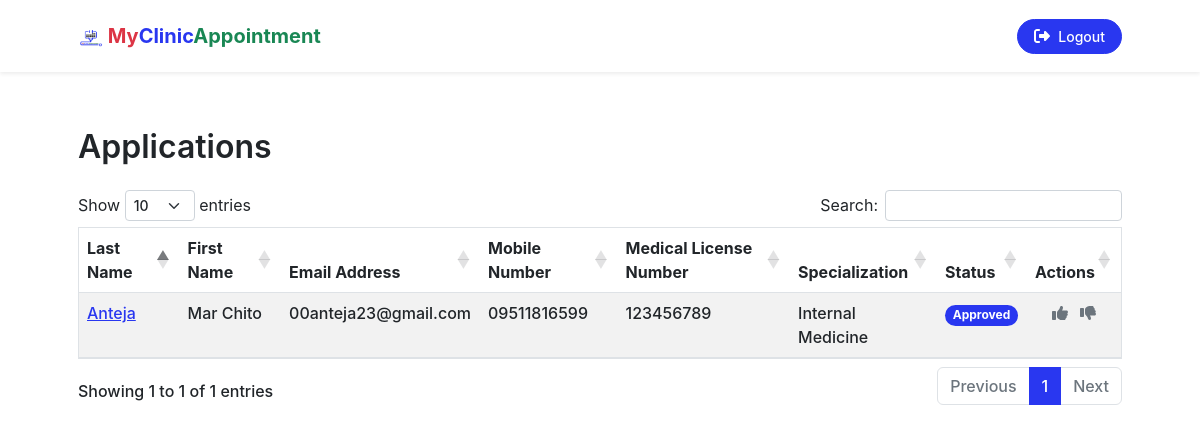
Page /applications.php (signed in) on the committed database.
### tables this page shows
CREATE TABLE `tbl_myclinicappointment_applications` (
  `id` int(11) NOT NULL,
  `first_name` varchar(255) NOT NULL,
  `last_name` varchar(255) NOT NULL,
  `email_address` varchar(255) NOT NULL,
  `mobile_number` varchar(255) NOT NULL,
  `medical_license_number` varchar(255) NOT NULL,
  `specialization` varchar(255) NOT NULL,
  `description` longtext NOT NULL,
  `status` varchar(255) NOT NULL
);

### applications.php (called while the page is built, shortened)
<?php
require_once "./application/controllers/controller.php";
require_once "./application/views/pages/applications_view.php";

### application/controllers/controller.php (called while the page is built, shortened)
<?php
if ($_SERVER['REQUEST_METHOD'] == 'POST') {
    require_once "../models/model.php";
} else {
    require_once "./application/models/model.php";
}
class controller
{
    function __construct()
    {
        $this->model = new model();
    }
    function get_applications_data()
    {
        $applications = $this->model->mod_get_application_data();
        return $applications;
    }
}
$controller = new controller();

### application/models/model.php (called while the page is built, shortened)
<?php
class model
{
    function __construct()
    {
        $servername = "localhost";
        $username = "root";
        $password = "";
        $database = "all_system_database";
        $mysqli = new mysqli($servername, $username, $password, $database);
        $this->mysqli = $mysqli;
    }
    function mod_get_application_data()
    {
        $query = "SELECT * FROM `tbl_myclinicappointment_applications`";
        $query_result = $this->mysqli->query($query);
        if ($query_result) {
            $results = array();
            while ($row = $query_result->fetch_assoc()) {
                $results[] = (object) $row;
            }
            return $results;
        } else {
            return null;
        }
    }
}

### application/views/pages/applications_view.php (the view, shortened to what this page needs)
<?php
include_once "./application/views/templates/header.php";
?>
<section id="our_team" class="mt-5">
    <div class="container px-5">
        <h2 class="mb-4">Applications</h2>
        <table id="applications_table" class="table table-striped w-100 border">
            <thead>
                <tr>
                    <th>Last Name</th>
                    <th>First Name</th>
                    <th>Email Address</th>
                    <th>Mobile Number</th>
                    <th>Medical License Number</th>
                    <th>Specialization</th>
                    <th>Status</th>
                    <th class="text-center">Actions</th>
                </tr>
            </thead>
            <tbody>
                <?php $applications = $controller->get_applications_data() ?>
                <?php if ($applications) : ?>
                    <?php foreach ($applications as $application) : ?>
                        <?php
                        $status = $application->status;
                        $badge_color = null;
                        switch ($status) {
                            case "Approved":
                                $badge_color = "primary";
                                break;
                        }
                        ?>
                        <tr>
                            <td class="last_name"><a title="View Details" href="javascript:void(0)" class="view_application_details" data-bs-toggle="modal" data-bs-target="#application_details"><?= $application->last_name ?></a></td>
                            <td class="first_name"><?= $application->first_name ?></td>
                            <td class="email_address"><?= $application->email_address ?></td>
                            <td class="mobile_number"><?= $application->mobile_number ?></td>
                            <td class="medical_license_number"><?= $application->medical_license_number ?></td>
                            <td class="specialization"><?= $application->specialization ?></td>
                            <td class="status">
                                <span class="badge rounded-pill bg-<?= $badge_color ?>"><?= $status ?></span>
                            </td>
                            <td class="text-center">
                                <div class="approve_reject_btn">
                                    <i title="Approve Application" application_specialization="<?= $application->specialization ?>" application_mobile_number="<?= $application->mobile_number ?>" application_email="<?= $application->email_address ?>" application_first_name="<?= $application->first_name ?>" application_last_name="<?= $application->last_name ?>" application_id="<?= $application->id ?>" data-bs-toggle="<?= $status == 'Pending' ? "modal" : null ?>" data-bs-target="#doctor_temp_useraccount" class="<?= $status == 'Pending' ? 'btn_approve' : null ?> fas fa-thumbs-up text-<?= $status == 'Pending' ? 'primary' : 'muted' ?> me-2" role="<?= $status == 'Pending' ? 'button' : 'none' ?>"></i>
                                    <i title="Reject Application" application_id="<?= $application->id ?>" class="<?= $status == 'Pending' ? 'btn_reject' : null ?> fas fa-thumbs-down text-<?= $status == 'Pending' ? 'danger' : 'muted' ?>" role="<?= $status == 'Pending' ? 'button' : 'none' ?>"></i>
                                </div>
                            </td>
                        </tr>
                    <?php endforeach ?>
                <?php endif ?>
            </tbody>
        </table>
    </div>
</section>
<?php include_once "./application/views/templates/footer.php"; ?>

### rows in the picture
tbl_myclinicappointment_applications: last_name "Anteja", first_name "Mar Chito", email_address "00anteja23@gmail.com", mobile_number "09511816599", medical_license_number "123456789", specialization "Internal Medicine", status "Approved"
